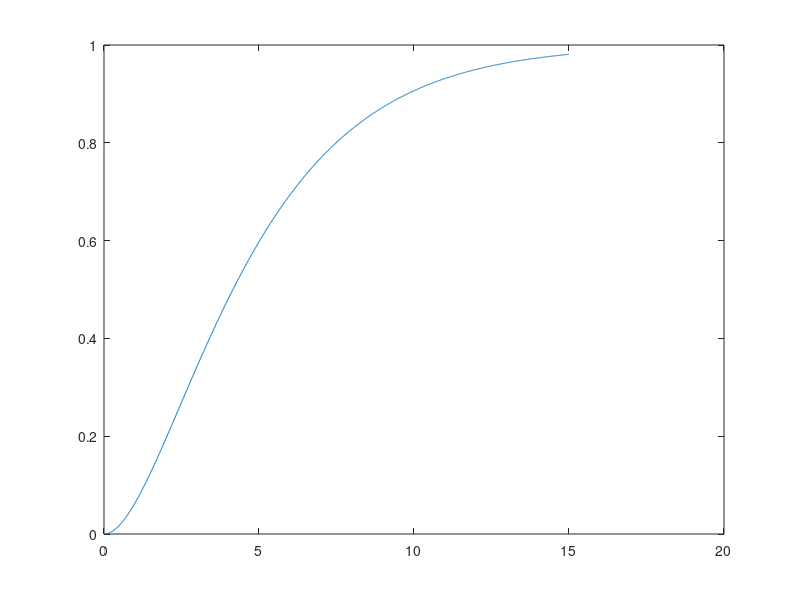

Write the MATLAB code that produced this figure. (Note: this script raises an error after producing the figure.)
pkg load control

%%%%%%%%%%%%%%%%%%%%%%%%%%%%%%%%%%%%%%%%%%%%%%%%%%%%%%%%%%%%%%%%%%%%%%%%%%%%%%%%

clear all

s = tf('s');
g = 1.0 / ( ( 1.0 + 2.0*s ) * ( 1.0 + 3.0*s ) );

[y t x] = step( g, 15.0, 0.01 );

disp( [t y] );
plot( t, y );
csvwrite( "../data/test_lag2_step.csv", [t y], "delimiter", " " );
